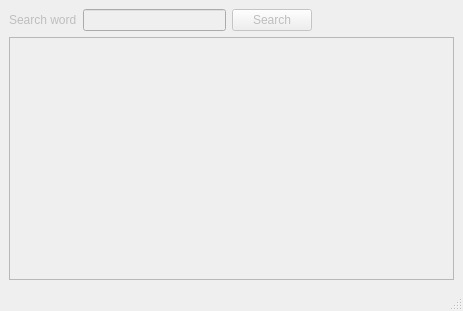
<?xml version="1.0" encoding="UTF-8"?>
<ui version="4.0">
 <class>MorphologicalDictionarySimpleGui::cMainWindow</class>
 <widget class="QMainWindow" name="MorphologicalDictionarySimpleGui::cMainWindow">
  <property name="enabled">
   <bool>false</bool>
  </property>
  <property name="geometry">
   <rect>
    <x>0</x>
    <y>0</y>
    <width>463</width>
    <height>311</height>
   </rect>
  </property>
  <property name="windowTitle">
   <string>OpenCorpora Morphological Dictionary</string>
  </property>
  <widget class="QWidget" name="centralwidget">
   <layout class="QVBoxLayout" name="verticalLayout_2">
    <item>
     <layout class="QVBoxLayout" name="verticalLayout">
      <item>
       <layout class="QHBoxLayout" name="horizontalLayout">
        <item>
         <widget class="QLabel" name="label">
          <property name="text">
           <string>Search word</string>
          </property>
         </widget>
        </item>
        <item>
         <widget class="QLineEdit" name="wordForAnalysis_"/>
        </item>
        <item>
         <widget class="QPushButton" name="searchButton_">
          <property name="text">
           <string>Search</string>
          </property>
         </widget>
        </item>
        <item>
         <spacer name="horizontalSpacer">
          <property name="orientation">
           <enum>Qt::Horizontal</enum>
          </property>
          <property name="sizeHint" stdset="0">
           <size>
            <width>40</width>
            <height>20</height>
           </size>
          </property>
         </spacer>
        </item>
       </layout>
      </item>
      <item>
       <widget class="QTextEdit" name="analysisResult_">
        <property name="readOnly">
         <bool>true</bool>
        </property>
       </widget>
      </item>
     </layout>
    </item>
   </layout>
  </widget>
  <widget class="QMenuBar" name="menubar">
   <property name="geometry">
    <rect>
     <x>0</x>
     <y>0</y>
     <width>463</width>
     <height>22</height>
    </rect>
   </property>
  </widget>
  <widget class="QStatusBar" name="statusbar"/>
 </widget>
 <resources/>
 <connections/>
</ui>
